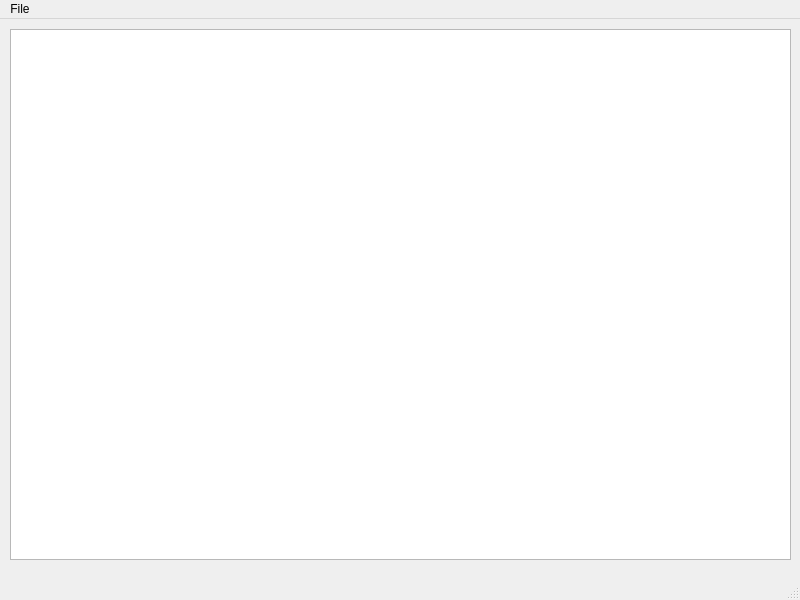
<?xml version="1.0" encoding="UTF-8"?>
<ui version="4.0">
 <class>MainWindow</class>
 <widget class="QMainWindow" name="MainWindow">
  <property name="geometry">
   <rect>
    <x>0</x>
    <y>0</y>
    <width>800</width>
    <height>600</height>
   </rect>
  </property>
  <property name="windowTitle">
   <string>MainWindow</string>
  </property>
  <widget class="QWidget" name="centralwidget">
   <widget class="QTreeView" name="treeView">
    <property name="geometry">
     <rect>
      <x>10</x>
      <y>10</y>
      <width>781</width>
      <height>531</height>
     </rect>
    </property>
   </widget>
  </widget>
  <widget class="QMenuBar" name="menuBar">
   <property name="geometry">
    <rect>
     <x>0</x>
     <y>0</y>
     <width>800</width>
     <height>22</height>
    </rect>
   </property>
   <widget class="QMenu" name="menuFile">
    <property name="title">
     <string>File</string>
    </property>
    <addaction name="separator"/>
    <addaction name="actionOpen"/>
    <addaction name="separator"/>
    <addaction name="actionSave"/>
    <addaction name="actionSaveAs"/>
    <addaction name="separator"/>
    <addaction name="actionRefresh"/>
    <addaction name="separator"/>
    <addaction name="actionClose"/>
    <addaction name="separator"/>
   </widget>
   <addaction name="menuFile"/>
  </widget>
  <widget class="QStatusBar" name="statusbar"/>
  <action name="actionOpen">
   <property name="text">
    <string>Open</string>
   </property>
  </action>
  <action name="actionClose">
   <property name="text">
    <string>Close</string>
   </property>
  </action>
  <action name="actionSave">
   <property name="text">
    <string>Save</string>
   </property>
  </action>
  <action name="actionRefresh">
   <property name="text">
    <string>Refresh</string>
   </property>
  </action>
  <action name="actionSaveAs">
   <property name="text">
    <string>Save As...</string>
   </property>
  </action>
 </widget>
 <resources/>
 <connections/>
</ui>
